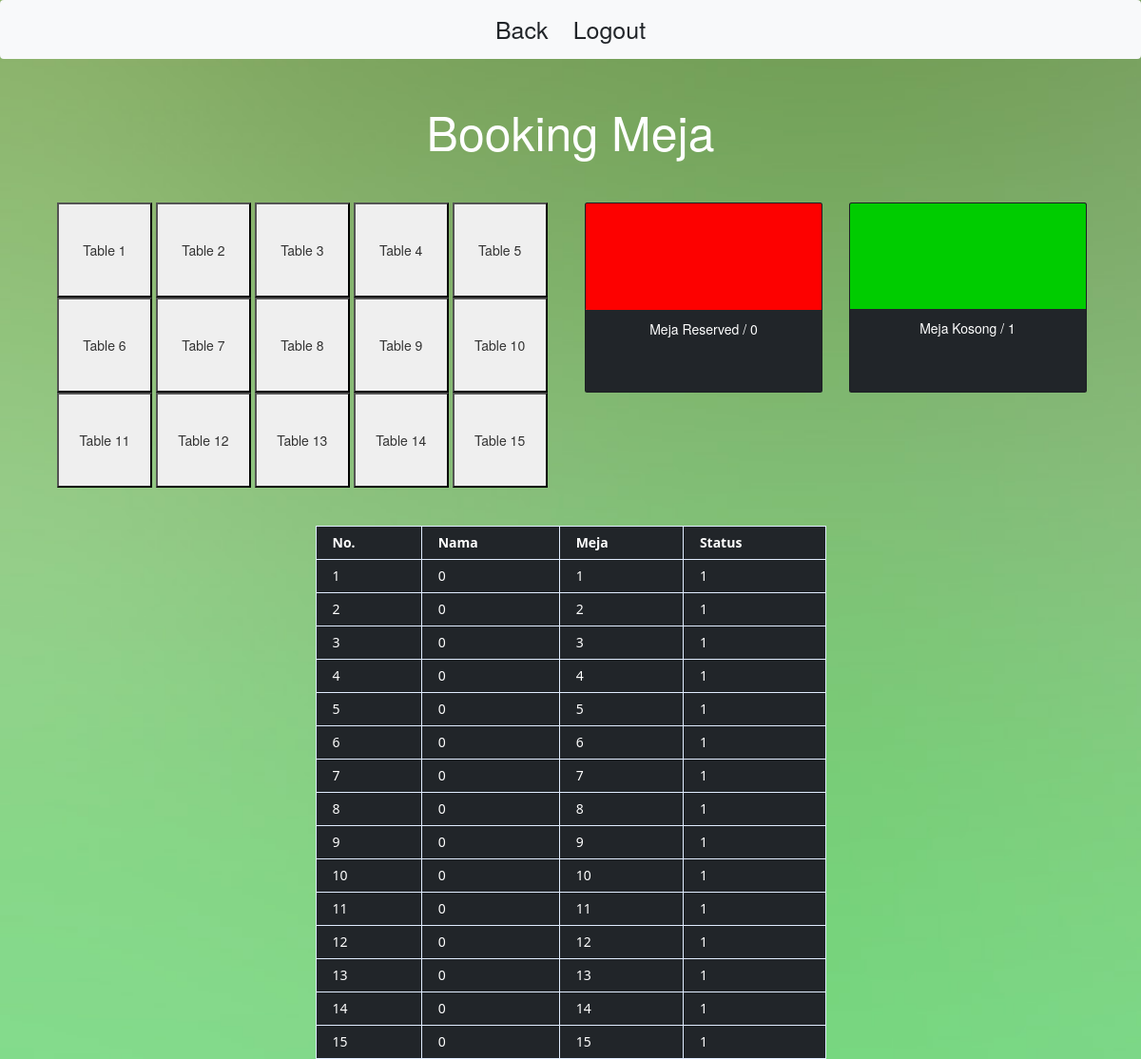
Screenshot of /checkmeja.php with the database file from the repository.
### tables this page shows
CREATE TABLE `meja` (
  `Id` int(11) NOT NULL,
  `id_meja` int(11) NOT NULL,
  `status` tinyint(1) NOT NULL,
  `Id_user` int(11) NOT NULL
);

### lihatmeja.php (called while the page is built, shortened)
<?php
$db_host = "localhost";
$db_user = "root";
$db_pass = "";
$db_name = "dbtekwebe";
$conn = mysqli_connect($db_host, $db_user, $db_pass, $db_name);
$sql = 'SELECT * FROM meja';
$query = mysqli_query($conn, $sql);
?>

### checkmeja.php (the view, shortened to what this page needs)
<!DOCTYPE html>
<html>
<head>
	<link href="https://cdn.jsdelivr.net/npm/bootstrap@5.1.1/dist/css/bootstrap.min.css" rel="stylesheet">
	<link rel="stylesheet" href="https://maxcdn.bootstrapcdn.com/bootstrap/3.3.7/css/bootstrap.min.css">
</head>
<body background="templates/green.jpg" style="background-size:cover">
    <nav class="navbar navbar-expand-lg navbar-light bg-light">
      	<div class="collapse navbar-collapse" id="myNavbarToggler2">
        	<ul class="nav justify-content-center">
  				<a href="admin.php" class="btn btn-secondary text-dark"style="font-size: 25px;background-color: transparent;"> Back </a>
  				<a href="home.php" class="btn btn-secondary text-dark"style="font-size: 25px;background-color: transparent;"> Logout </a>
			</ul>
    	</div>
    </nav>
    <br>
    <center>
    	<h style = "font-size: 50px; color: white;"> Booking Meja </h>
	</center>
	<br>
	<br>
    <div class="container">
		<div class = "col-md-6">
  		    <?php
  		    	for ($i=0;$i<15;$i++)
  		    	{
  		    		?>
  		    			<button onclick="book(<?php echo $i+1;?>)" id="meja<?php echo ($i+1);?>" class = "" style = "height: 100px; width: 100px;"> Table <?php echo ($i+1)?> </button>
  		    		<?php
  		    	}
  		    ?>
		</div>
		<div class = "col-md-3">
  			<div class="card bg-dark text-white" style="height: 200px; width: 250px;">
  				<img class="card-img-top" src="red.jpg" alt="Card image cap">
  				<div class="card-body">
  					<center>
    					<p class="card-text"> Meja Reserved / 0</p>
    				</center>
  				</div>
			</div>
		</div>
		<div class = "col-md-3">
			<div class="card bg-dark text-white" style="height: 200px; width: 250px;">
  				<img class="card-img-top" src="green.jpg" alt="Card image cap">
  				<div class="card-body">
  					<center>
    					<p class="card-text"> Meja Kosong / 1</p>
    				</center>
  				</div>
			</div>
		</div>
	</div>
	<br>
	<br>
	<div class ="container">
		<table class="data-table bg-dark text-white" style="background: transparent;">
			<tr>
				<th>No.</th>
				<th>Nama</th>
				<th>Meja</th>
				<th>Status</th>
			</tr>
			<tbody>
			<?php
				include('lihatmeja.php');
				$no = 1;
				while ($row = mysqli_fetch_array($query))
				{
				echo '<tr>
					<td>'.$no.'</td>
					<td>'.$row['Id_user'].'</td>
					<td>'.$row['id_meja'].'</td>
					<td>'.$row['status'].'</td>
					</tr>';
				$no++;
				}?>
			</tbody>
		</table>
	</div>
</body>
</html>

### checkmeja.php (style rules this page uses)
table { margin: auto; font-family: "Lucida Sans Unicode", "Lucida Grande", "Segoe Ui"; font-size: 12px; }
table td { transition: all .5s; }
.data-table { border-collapse: collapse; font-size: 14px; min-width: 537px; }
.data-table th, .data-table td { border: 1px solid #e1edff; padding: 7px 17px; }

### rows the page displays
meja: Id_user "0", id_meja "1", status "1"
meja: Id_user "0", id_meja "2", status "1"
meja: Id_user "0", id_meja "3", status "1"
meja: Id_user "0", id_meja "4", status "1"
meja: Id_user "0", id_meja "5", status "1"
meja: Id_user "0", id_meja "6", status "1"
meja: Id_user "0", id_meja "7", status "1"
meja: Id_user "0", id_meja "8", status "1"
meja: Id_user "0", id_meja "9", status "1"
meja: Id_user "0", id_meja "10", status "1"
meja: Id_user "0", id_meja "11", status "1"
meja: Id_user "0", id_meja "12", status "1"
meja: Id_user "0", id_meja "13", status "1"
meja: Id_user "0", id_meja "14", status "1"
meja: Id_user "0", id_meja "15", status "1"
